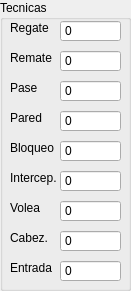
   <widget class="QGroupBox" name="groupBox_3">
    <property name="geometry">
     <rect>
      <x>260</x>
      <y>10</y>
      <width>131</width>
      <height>291</height>
     </rect>
    </property>
    <property name="title">
     <string>Tecnicas</string>
    </property>
    <widget class="QSpinBox" name="reg_tc">
     <property name="geometry">
      <rect>
       <x>60</x>
       <y>20</y>
       <width>61</width>
       <height>22</height>
      </rect>
     </property>
     <property name="buttonSymbols">
      <enum>QAbstractSpinBox::NoButtons</enum>
     </property>
     <property name="maximum">
      <number>10000</number>
     </property>
    </widget>
    <widget class="QSpinBox" name="rem_tc">
     <property name="geometry">
      <rect>
       <x>60</x>
       <y>50</y>
       <width>61</width>
       <height>22</height>
      </rect>
     </property>
     <property name="buttonSymbols">
      <enum>QAbstractSpinBox::NoButtons</enum>
     </property>
     <property name="maximum">
      <number>10000</number>
     </property>
    </widget>
    <widget class="QSpinBox" name="pas_tc">
     <property name="geometry">
      <rect>
       <x>60</x>
       <y>80</y>
       <width>61</width>
       <height>22</height>
      </rect>
     </property>
     <property name="buttonSymbols">
      <enum>QAbstractSpinBox::NoButtons</enum>
     </property>
     <property name="maximum">
      <number>10000</number>
     </property>
    </widget>
    <widget class="QSpinBox" name="par_tc">
     <property name="geometry">
      <rect>
       <x>60</x>
       <y>110</y>
       <width>61</width>
       <height>22</height>
      </rect>
     </property>
     <property name="buttonSymbols">
      <enum>QAbstractSpinBox::NoButtons</enum>
     </property>
     <property name="maximum">
      <number>10000</number>
     </property>
    </widget>
    <widget class="QSpinBox" name="blo_tc">
     <property name="geometry">
      <rect>
       <x>60</x>
       <y>140</y>
       <width>61</width>
       <height>22</height>
      </rect>
     </property>
     <property name="buttonSymbols">
      <enum>QAbstractSpinBox::NoButtons</enum>
     </property>
     <property name="maximum">
      <number>10000</number>
     </property>
    </widget>
    <widget class="QSpinBox" name="int_tc">
     <property name="geometry">
      <rect>
       <x>60</x>
       <y>170</y>
       <width>61</width>
       <height>22</height>
      </rect>
     </property>
     <property name="buttonSymbols">
      <enum>QAbstractSpinBox::NoButtons</enum>
     </property>
     <property name="maximum">
      <number>10000</number>
     </property>
    </widget>
    <widget class="QSpinBox" name="alt_tc">
     <property name="geometry">
      <rect>
       <x>60</x>
       <y>230</y>
       <width>61</width>
       <height>22</height>
      </rect>
     </property>
     <property name="buttonSymbols">
      <enum>QAbstractSpinBox::NoButtons</enum>
     </property>
     <property name="maximum">
      <number>10000</number>
     </property>
    </widget>
    <widget class="QSpinBox" name="baj_tc">
     <property name="geometry">
      <rect>
       <x>60</x>
       <y>200</y>
       <width>61</width>
       <height>22</height>
      </rect>
     </property>
     <property name="buttonSymbols">
      <enum>QAbstractSpinBox::NoButtons</enum>
     </property>
     <property name="maximum">
      <number>10000</number>
     </property>
    </widget>
    <widget class="QLabel" name="label_60">
     <property name="geometry">
      <rect>
       <x>10</x>
       <y>170</y>
       <width>49</width>
       <height>16</height>
      </rect>
     </property>
     <property name="text">
      <string>Intercep.</string>
     </property>
    </widget>
    <widget class="QLabel" name="label_57">
     <property name="geometry">
      <rect>
       <x>10</x>
       <y>140</y>
       <width>49</width>
       <height>16</height>
      </rect>
     </property>
     <property name="text">
      <string>Bloqueo</string>
     </property>
    </widget>
    <widget class="QLabel" name="label_53">
     <property name="geometry">
      <rect>
       <x>10</x>
       <y>230</y>
       <width>49</width>
       <height>16</height>
      </rect>
     </property>
     <property name="text">
      <string>Cabez.</string>
     </property>
    </widget>
    <widget class="QLabel" name="label_56">
     <property name="geometry">
      <rect>
       <x>10</x>
       <y>20</y>
       <width>49</width>
       <height>16</height>
      </rect>
     </property>
     <property name="text">
      <string>Regate</string>
     </property>
    </widget>
    <widget class="QLabel" name="label_52">
     <property name="geometry">
      <rect>
       <x>10</x>
       <y>80</y>
       <width>49</width>
       <height>16</height>
      </rect>
     </property>
     <property name="text">
      <string>Pase</string>
     </property>
    </widget>
    <widget class="QLabel" name="label_58">
     <property name="geometry">
      <rect>
       <x>10</x>
       <y>110</y>
       <width>49</width>
       <height>16</height>
      </rect>
     </property>
     <property name="text">
      <string>Pared</string>
     </property>
    </widget>
    <widget class="QLabel" name="label_54">
     <property name="geometry">
      <rect>
       <x>10</x>
       <y>50</y>
       <width>49</width>
       <height>16</height>
      </rect>
     </property>
     <property name="text">
      <string>Remate</string>
     </property>
    </widget>
    <widget class="QLabel" name="label_55">
     <property name="geometry">
      <rect>
       <x>10</x>
       <y>200</y>
       <width>49</width>
       <height>16</height>
      </rect>
     </property>
     <property name="text">
      <string>Volea</string>
     </property>
    </widget>
    <widget class="QLabel" name="label_69">
     <property name="geometry">
      <rect>
       <x>10</x>
       <y>260</y>
       <width>49</width>
       <height>16</height>
      </rect>
     </property>
     <property name="text">
      <string>Entrada</string>
     </property>
    </widget>
    <widget class="QSpinBox" name="ent_tc">
     <property name="geometry">
      <rect>
       <x>60</x>
       <y>260</y>
       <width>61</width>
       <height>22</height>
      </rect>
     </property>
     <property name="buttonSymbols">
      <enum>QAbstractSpinBox::NoButtons</enum>
     </property>
     <property name="maximum">
      <number>10000</number>
     </property>
    </widget>
   </widget>
